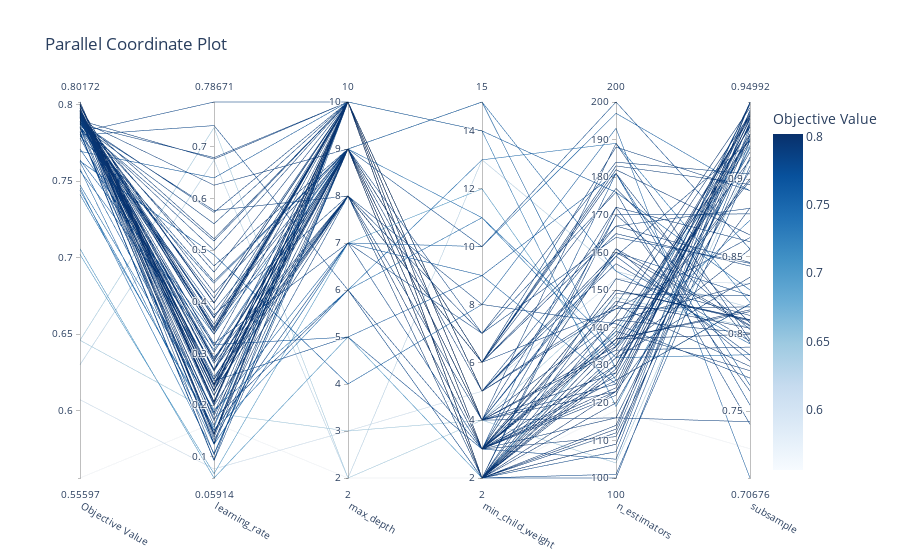

Notebook code for this chart:
### Code cell
optuna.visualization.plot_parallel_coordinate(study)
